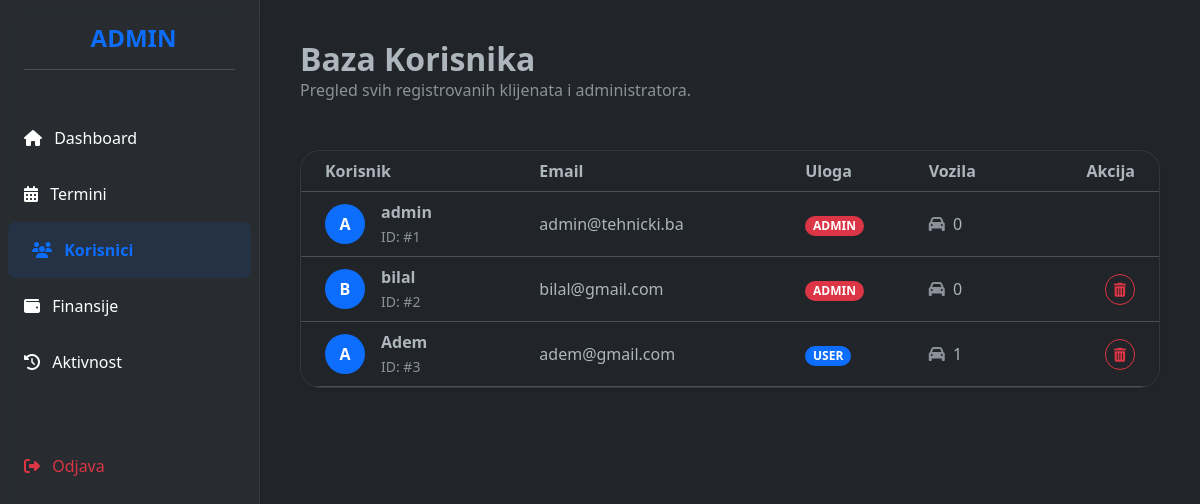
/admin_users.php (signed in), run on the app's committed database.
### tables this page shows
CREATE TABLE `users` (
  `id` int(11) NOT NULL,
  `username` varchar(50) NOT NULL,
  `password` varchar(255) NOT NULL,
  `full_name` varchar(100) DEFAULT NULL,
  `email` varchar(100) NOT NULL,
  `role` enum('admin','user') DEFAULT 'user',
  `created_at` timestamp NOT NULL DEFAULT current_timestamp()
);

### admin_users.php (the view, shortened to what this page needs)
<?php
include 'config.php';
$stmt = $conn->query("
    SELECT u.*, COUNT(v.id) as vehicle_count
    FROM users u
    LEFT JOIN vehicles v ON u.id = v.user_id
    GROUP BY u.id
    ORDER BY u.role ASC, u.username ASC
");
$users = $stmt->fetchAll();
?>
<!DOCTYPE html>
<html lang="bs" data-bs-theme="dark">
<head>
    <link href="https://cdn.jsdelivr.net/npm/bootstrap@5.3.0/dist/css/bootstrap.min.css" rel="stylesheet">
    <link rel="stylesheet" href="https://cdnjs.cloudflare.com/ajax/libs/font-awesome/6.4.0/all.min.css">
</head>
<body>
    <?php include 'admin_sidebar.php'; ?>
    <div class="main-content">
        <div class="mb-5">
            <h2 class="fw-bold mb-0">Baza Korisnika</h2>
            <p class="text-muted">Pregled svih registrovanih klijenata i administratora.</p>
        </div>
        <div class="user-table-card shadow-sm">
            <div class="table-responsive">
                <table class="table table-hover align-middle">
                    <thead class="bg-primary bg-opacity-10">
                        <tr>
                            <th class="ps-4">Korisnik</th>
                            <th>Email</th>
                            <th>Uloga</th>
                            <th>Vozila</th>
                            <th class="text-end pe-4">Akcija</th>
                        </tr>
                    </thead>
                    <tbody>
                        <?php foreach($users as $user): ?>
                            <tr>
                                <td class="ps-4">
                                    <div class="d-flex align-items-center">
                                        <div class="avatar-circle me-3">
                                            <?php echo strtoupper(substr($user['username'], 0, 1)); ?>
                                        </div>
                                        <div>
                                            <div class="fw-bold"><?php echo $user['username']; ?></div>
                                            <small class="text-muted">ID: #<?php echo $user['id']; ?></small>
                                        </div>
                                    </div>
                                </td>
                                <td><?php echo $user['email']; ?></td>
                                <td>
                                    <span class="badge rounded-pill <?php echo ($user['role'] == 'admin') ? 'bg-danger' : 'bg-primary'; ?>">
                                        <?php echo strtoupper($user['role']); ?>
                                    </span>
                                </td>
                                <td>
                                    <i class="fas fa-car me-1 text-muted"></i> <?php echo $user['vehicle_count']; ?>
                                </td>
                                <td class="text-end pe-4">
                                    <?php if($user['id'] != $_SESSION['user_id']): ?>
                                        <a href="?delete_id=<?php echo $user['id']; ?>"
                                           class="btn btn-sm btn-outline-danger rounded-pill"
                                           onclick="return confirm('Jeste li sigurni da želite obrisati ovog korisnika?')">
                                            <i class="fas fa-trash-alt"></i>
                                        </div>
                                    <?php endif; ?>
                                </td>
                            </tr>
                        <?php endforeach; ?>
            </div>
</body>
</html>

### admin_sidebar.php
<?php
$current_page = basename($_SERVER['PHP_SELF']);
?>
<div class="sidebar">
    <div class="p-4 text-center">
        <h4 class="fw-bold text-primary"><i class="fas fa-bolt-auto me-2"></i>ADMIN</h4>
        <hr>
    </div>
    <nav class="nav flex-column">
        <a class="nav-link px-4 py-3 text-decoration-none <?php echo ($current_page == 'admin_dashboard.php') ? 'text-primary fw-bold bg-primary bg-opacity-10 rounded-3 mx-2' : 'text-white'; ?>" href="admin_dashboard.php">
            <i class="fas fa-home me-2"></i> Dashboard
        </a>
        <a class="nav-link px-4 py-3 text-decoration-none <?php echo ($current_page == 'admin_appointments.php') ? 'text-primary fw-bold bg-primary bg-opacity-10 rounded-3 mx-2' : 'text-white'; ?>" href="admin_appointments.php">
            <i class="fas fa-calendar-alt me-2"></i> Termini
        </a>
        <a class="nav-link px-4 py-3 text-decoration-none <?php echo ($current_page == 'admin_users.php') ? 'text-primary fw-bold bg-primary bg-opacity-10 rounded-3 mx-2' : 'text-white'; ?>" href="admin_users.php">
            <i class="fas fa-users me-2"></i> Korisnici
        </a>
        <a class="nav-link px-4 py-3 text-decoration-none <?php echo ($current_page == 'admin_transactions.php') ? 'text-primary fw-bold bg-primary bg-opacity-10 rounded-3 mx-2' : 'text-white'; ?>" href="admin_transactions.php">
            <i class="fas fa-wallet me-2"></i> Finansije
        </a>
        <a class="nav-link px-4 py-3 text-decoration-none <?php echo ($current_page == 'admin_logs.php') ? 'text-primary fw-bold bg-primary bg-opacity-10 rounded-3 mx-2' : 'text-white'; ?>" href="admin_logs.php">
            <i class="fas fa-history me-2"></i> Aktivnost
        </a>
        <div class="mt-5">
            <a class="nav-link px-4 py-3 text-danger text-decoration-none" href="logout.php">
                <i class="fas fa-sign-out-alt me-2"></i> Odjava
            </a>
        </div>
    </nav>
</div>

### admin_users.php (style rules this page uses)
:root { --sidebar-width: 260px; }
body { background-color: var(--bs-body-bg); }
.main-content { margin-left: var(--sidebar-width); padding: 40px; }
.sidebar { width: var(--sidebar-width); height: 100vh; position: fixed; background: rgba(var(--bs-body-color-rgb), 0.05); backdrop-filter: blur(10px); border-right: 1px solid rgba(var(--bs-body-color-rgb), 0.1); }
.user-table-card { background: rgba(var(--bs-body-color-rgb), 0.03); border: 1px solid rgba(var(--bs-body-color-rgb), 0.1); border-radius: 20px; overflow: hidden; }
.table { margin-bottom: 0; }
.avatar-circle { width: 40px; height: 40px; background: var(--bs-primary); color: white; border-radius: 50%; display: flex; align-items: center; justify-content: center; font-weight: bold; }

### data on the page
users: username "A", username "admin", id "1", email "admin@tehnicki.ba", role "ADMIN", vehicle_count "0"
users: username "B", username "bilal", id "2", email "bilal@gmail.com", role "ADMIN", vehicle_count "0"
users: username "A", username "Adem", id "3", email "adem@gmail.com", role "USER", vehicle_count "1"
